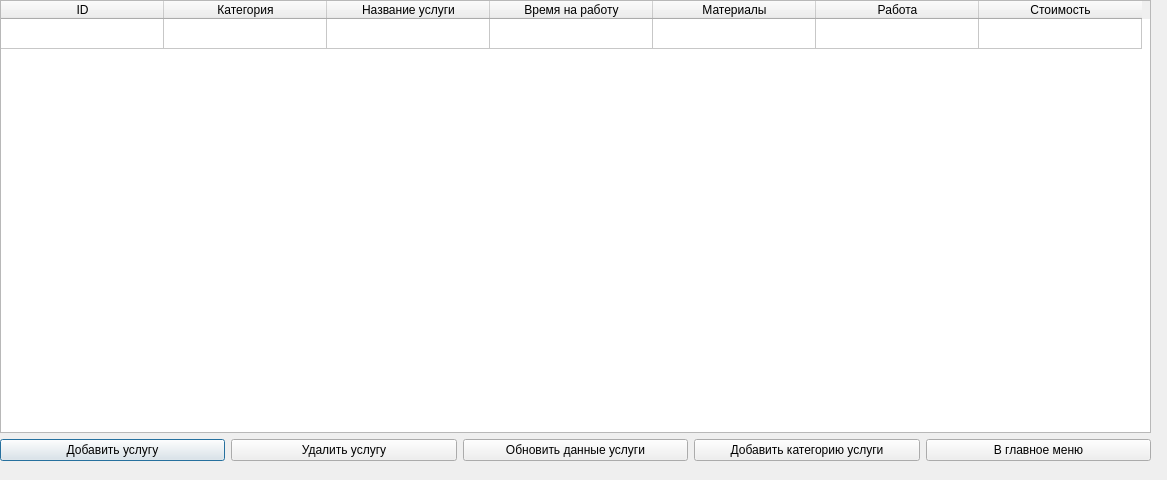
<?xml version="1.0" encoding="UTF-8"?>
<ui version="4.0">
 <class>Yslugi</class>
 <widget class="QDialog" name="Yslugi">
  <property name="geometry">
   <rect>
    <x>0</x>
    <y>0</y>
    <width>1167</width>
    <height>480</height>
   </rect>
  </property>
  <property name="windowTitle">
   <string>Dialog</string>
  </property>
  <widget class="QWidget" name="layoutWidget">
   <property name="geometry">
    <rect>
     <x>0</x>
     <y>0</y>
     <width>1151</width>
     <height>461</height>
    </rect>
   </property>
   <layout class="QVBoxLayout" name="verticalLayout">
    <item>
     <widget class="QTableWidget" name="tableWidget">
      <attribute name="horizontalHeaderDefaultSectionSize">
       <number>163</number>
      </attribute>
      <attribute name="verticalHeaderVisible">
       <bool>false</bool>
      </attribute>
      <row>
       <property name="text">
        <string/>
       </property>
      </row>
      <column>
       <property name="text">
        <string>ID</string>
       </property>
      </column>
      <column>
       <property name="text">
        <string>Категория</string>
       </property>
      </column>
      <column>
       <property name="text">
        <string>Название услуги</string>
       </property>
      </column>
      <column>
       <property name="text">
        <string>Время на работу</string>
       </property>
      </column>
      <column>
       <property name="text">
        <string>Материалы</string>
       </property>
      </column>
      <column>
       <property name="text">
        <string>Работа</string>
       </property>
      </column>
      <column>
       <property name="text">
        <string>Стоимость</string>
       </property>
      </column>
     </widget>
    </item>
    <item>
     <layout class="QHBoxLayout" name="horizontalLayout">
      <item>
       <widget class="QPushButton" name="pushButtonOpenWindowInsert">
        <property name="text">
         <string>Добавить услугу</string>
        </property>
       </widget>
      </item>
      <item>
       <widget class="QPushButton" name="pushButtonDelete">
        <property name="text">
         <string>Удалить услугу</string>
        </property>
       </widget>
      </item>
      <item>
       <widget class="QPushButton" name="pushButtonUpdate">
        <property name="text">
         <string>Обновить данные услуги</string>
        </property>
       </widget>
      </item>
      <item>
       <widget class="QPushButton" name="pushButton_Category">
        <property name="text">
         <string>Добавить категорию услуги</string>
        </property>
       </widget>
      </item>
      <item>
       <widget class="QPushButton" name="pushButtonBack">
        <property name="text">
         <string>В главное меню</string>
        </property>
       </widget>
      </item>
     </layout>
    </item>
   </layout>
  </widget>
 </widget>
 <resources/>
 <connections/>
</ui>
